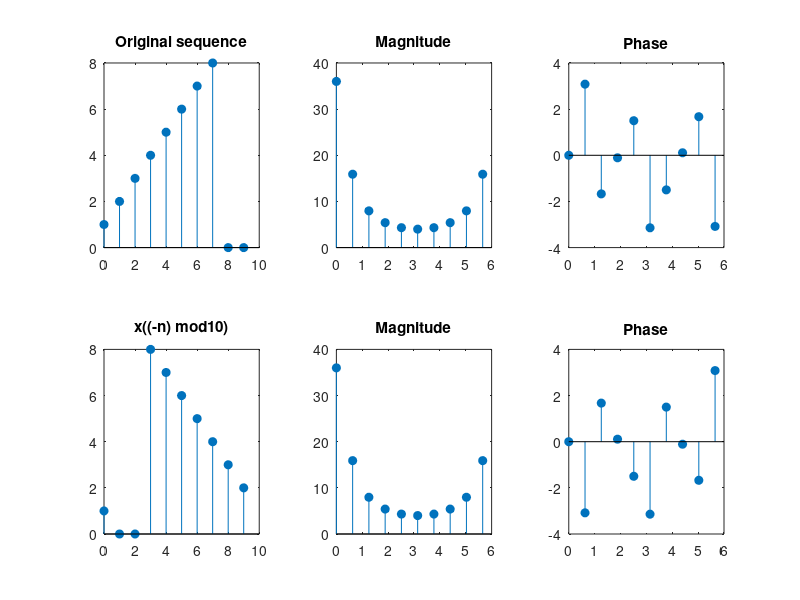

MATLAB code to generate this figure:
%Original Sequence
w=0:0.01:3*pi
x=[1,2,3,4,5,6,7,8,0,0]
N=10
n=0:N-1
subplot(2,3,1)
stem(n,x,'filled')
hold on;
title('Original sequence');

%DFT of sequence
N=10;
n=0:N-1;
k=0:N-1;
wn=exp(-j*2*pi/N*n'*k)
xk=x*wn;
subplot(2,3,2)
stem(2*pi*k/N,abs(xk),'filled')
title('Magnitude');
subplot(2,3,3);
stem(2*pi*k/N,angle(xk),'filled')
hold on;
title('Phase');

%shifted sequence x((-n) mod10)
n=0:1:N-1
n1=mod((-n),N)
y1=x(n1+1)
subplot(2,3,4);
stem(n,y1,'filled');
hold on;
title('x((-n) mod10)');

%DFT of sequence
N=10;
n=0:N-1;
k=0:N-1;
wn=exp(-j*2*pi/N*n1'*k)
xk=x*wn;
subplot(2,3,5)
stem(2*pi*k/N,abs(xk),'filled')
title('Magnitude');
subplot(2,3,6);
stem(2*pi*k/N,angle(xk),'filled')
hold on;
title('Phase');